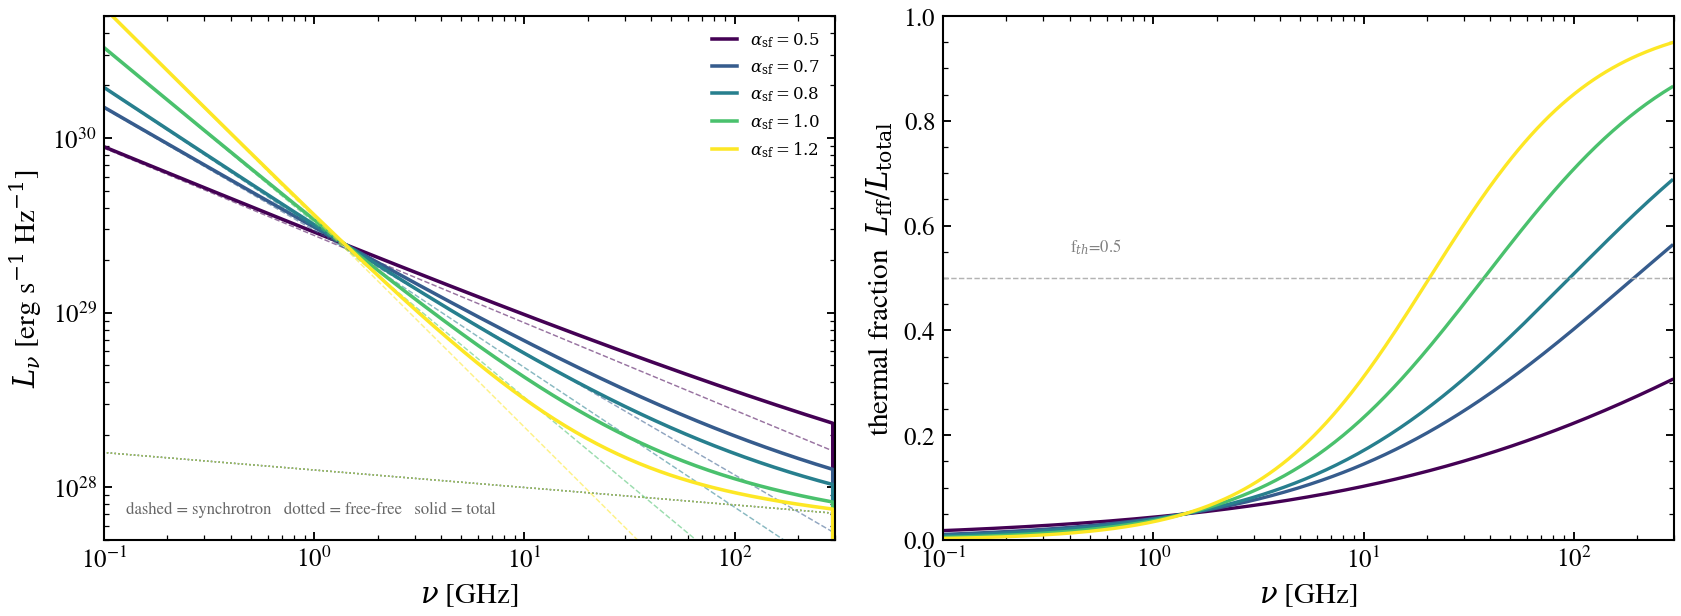

Write the Python code that produced this figure.
r"""
Synchrotron / free-free balance vs synchrotron slope α_sf
=========================================================

A star-forming galaxy's GHz continuum is set by two components:
non-thermal synchrotron from supernova remnants (steep, L_ν ∝
ν^{-α_sf}) and thermal free-free from H II regions (flat, L_ν ∝
ν^{-0.1}). Their ratio at fixed frequency depends sensitively on
the synchrotron spectral index α_sf — flatter spectra leave more
of the GHz luminosity to free-free, steeper spectra are
synchrotron-dominated until the (sub-mm) crossover.

We hold L_IR = 10^{11} L_sun and the Bell+2003 IR-radio q
parameter fixed, sweep α_sf, and show how the thermal fraction
``f_thermal(ν) = L_ff / (L_ff + L_sync)`` rises with frequency
— faster for flatter synchrotron.

References:
- Condon 1992 ARA&A 30 575.
- Murphy et al. 2011 ApJ 737 67 (free-free calibration).
"""

import warnings

import jax.numpy as jnp
import matplotlib as mpl
import matplotlib.pyplot as plt
import numpy as np

from tengri.analysis.plotting import setup_style
from tengri.radio import compute_radio_components

setup_style()
warnings.filterwarnings("ignore")

C_AA_S = 2.998e18
L_SUN = 3.828e33

wave = jnp.logspace(7, 11, 400)
nu_ghz = (C_AA_S / np.asarray(wave)) / 1e9

alpha_sf_vals = np.array([0.5, 0.7, 0.8, 1.0, 1.2])
norm = mpl.colors.Normalize(alpha_sf_vals.min(), alpha_sf_vals.max())
cmap = plt.get_cmap("viridis")

fig, (ax, ax2) = plt.subplots(1, 2, figsize=(11.5, 4.4))

for alpha in alpha_sf_vals:
    c = compute_radio_components(
        wavelength=wave,
        L_ir=1e11 * L_SUN,
        L_agn_bol=0.0,
        q_ir=2.64,
        alpha_sf=alpha,
        sfr_mode="bell2003",
        include_freefree=True,
        T_e=1e4,
        alpha_ff=-0.1,
    )
    L_sync = np.asarray(c["synchrotron"])
    L_ff = np.asarray(c["freefree"])
    L_tot = L_sync + L_ff
    f_th = L_ff / np.where(L_tot > 0, L_tot, np.nan)

    col = cmap(norm(alpha))
    ax.loglog(nu_ghz, L_sync, color=col, lw=0.7, ls="--", alpha=0.55)
    ax.loglog(nu_ghz, L_ff, color=col, lw=0.7, ls=":", alpha=0.55)
    ax.loglog(nu_ghz, L_tot, color=col, lw=1.7, label=rf"$\alpha_{{\rm sf}} = {alpha:.1f}$")
    ax2.semilogx(nu_ghz, f_th, color=col, lw=1.6)

ax.set(
    xlim=(0.1, 300),
    ylim=(5e27, 5e30),
    xlabel=r"$\nu$ [GHz]",
    ylabel=r"$L_\nu$ [erg s$^{-1}$ Hz$^{-1}$]",
)
ax.legend(frameon=False, fontsize=8, loc="upper right")
ax.text(
    0.03,
    0.05,
    "dashed = synchrotron   dotted = free-free   solid = total",
    transform=ax.transAxes,
    fontsize=8,
    color="0.4",
)

ax2.axhline(0.5, color="0.7", ls="--", lw=0.7)
ax2.set(
    xlim=(0.1, 300),
    ylim=(0, 1),
    xlabel=r"$\nu$ [GHz]",
    ylabel=r"thermal fraction  $L_{\rm ff} / L_{\rm total}$",
)
ax2.text(0.4, 0.55, "f$_{th}$=0.5", fontsize=8, color="0.5")

fig.tight_layout()
plt.savefig("plot_radio_crossover_frequency.png", dpi=150, bbox_inches="tight")
